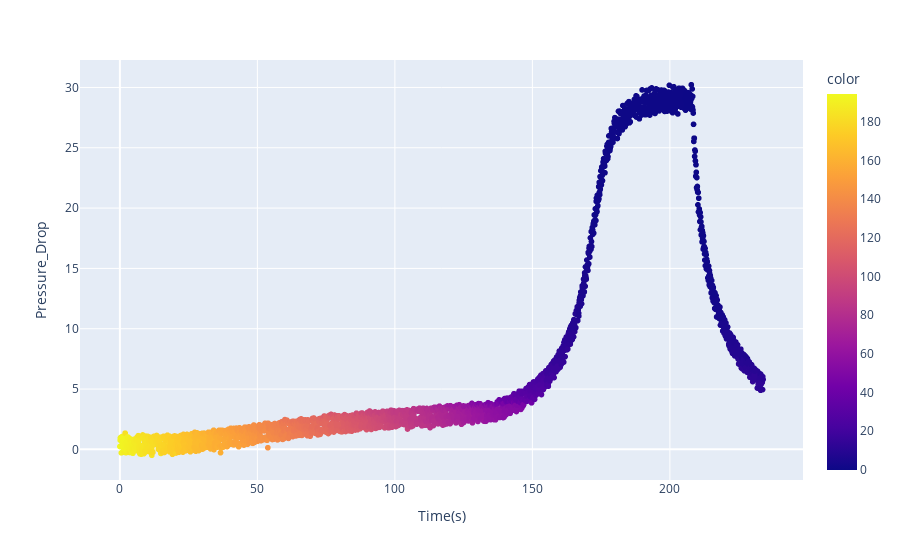

Notebook code for this chart:
### Code cell
r = regr.predict(validation_df)
px.scatter(data_frame = validation_df, x = 'Time(s)', y = 'Pressure_Drop', color = r)

### Figure 1 — Plotly figure (JSON) as saved in the notebook; plotly's stock layout.template omitted (floating-point values rounded to 4 significant figures; data arrays with more than 128 entries replaced by an {"elided": "..."} marker saying what was removed)
{"data": [{"hovertemplate": "Time(s)=%{x}<br>Pressure_Drop=%{y}<br>color=%{marker.color}<extra></extra>", "legendgroup": "", "marker": {"color": {"elided": "2340 float values"}, "coloraxis": "coloraxis", "symbol": "circle"}, "mode": "markers", "name": "", "showlegend": false, "type": "scattergl", "x": {"elided": "2340 float values"}, "xaxis": "x", "y": {"elided": "2340 float values"}, "yaxis": "y"}], "layout": {"coloraxis": {"colorbar": {"title": {"text": "color"}}, "colorscale": [[0, "#0d0887"], [0.1111, "#46039f"], [0.2222, "#7201a8"], [0.3333, "#9c179e"], [0.4444, "#bd3786"], [0.5556, "#d8576b"], [0.6667, "#ed7953"], [0.7778, "#fb9f3a"], [0.8889, "#fdca26"], [1, "#f0f921"]]}, "legend": {"tracegroupgap": 0}, "margin": {"t": 60}, "xaxis": {"anchor": "y", "domain": [0, 1], "title": {"text": "Time(s)"}}, "yaxis": {"anchor": "x", "domain": [0, 1], "title": {"text": "Pressure_Drop"}}}}
